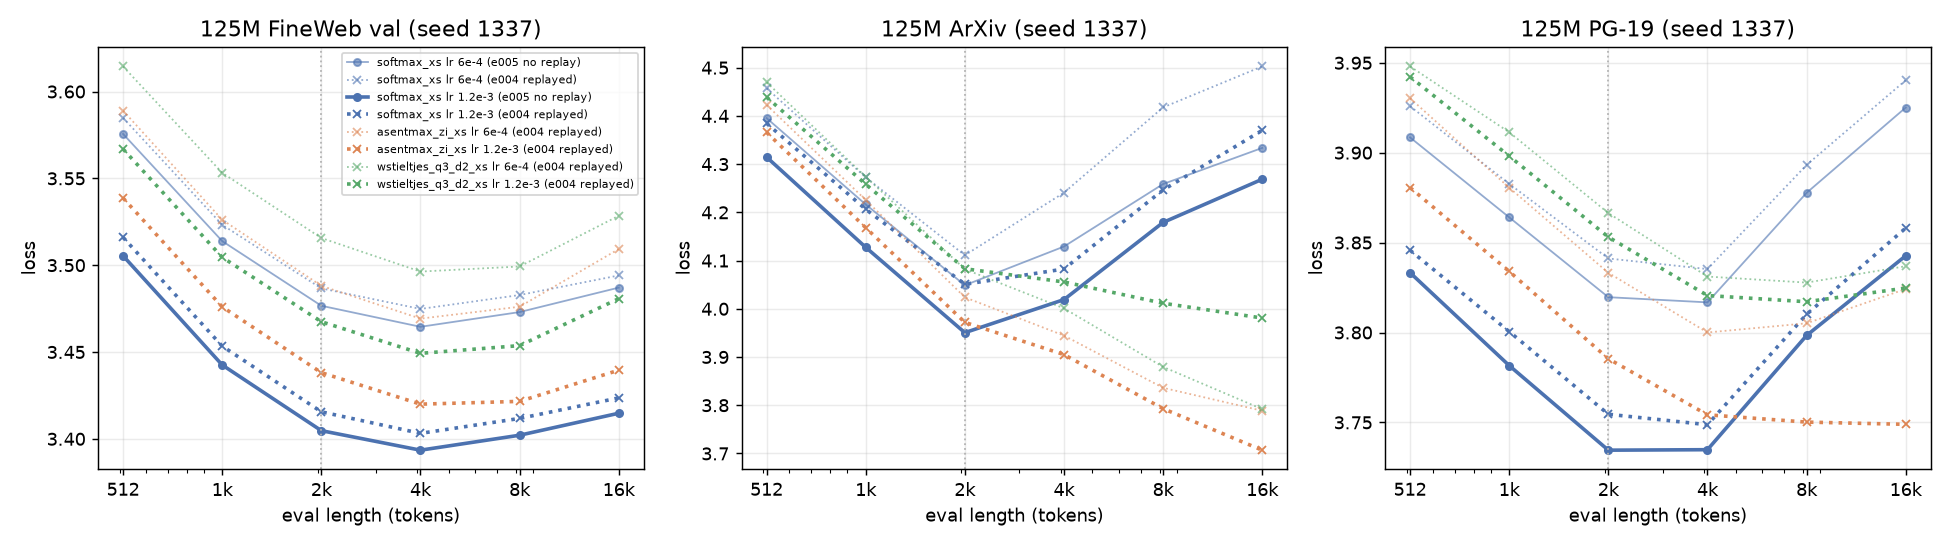

Here is the Python script that generated this plot:
"""e005: 125M loss vs eval length, RNG-fixed fineweb25B runs (125m_fw25_rng, solid) vs e004 replayed runs (125m_fw25, dotted). Reads local results/lm1012."""
import json, os, sys
import matplotlib; matplotlib.use("Agg")
import matplotlib.pyplot as plt

ROOT = os.path.join(os.path.dirname(__file__), "../../../../results/lm1012")
ROWS = ["softmax_xs", "asentmax_zi_xs", "wstieltjes_q3_d2_xs"]
COLOR = {"softmax_xs": "#4c72b0", "asentmax_zi_xs": "#dd8452", "wstieltjes_q3_d2_xs": "#55a868"}
LRS = ["6e-4", "1.2e-3"]
SETS = [("lengths_16k", "FineWeb val"), ("arxiv", "ArXiv"), ("pg19", "PG-19")]

fig, ax = plt.subplots(1, 3, figsize=(15, 4.2))
for a, (name, title) in zip(ax, SETS):
    for row in ROWS:
        for lr in LRS:
            for tag, ls, mk, lab in [("125m_fw25_rng", "-", "o", "e005 no replay"), ("125m_fw25", ":", "x", "e004 replayed")]:
                p = f"{ROOT}/{tag}/{row}/lr{lr}/{name}.json"
                if not os.path.exists(p):
                    continue
                L = json.load(open(p))["lengths"]
                xs = sorted(L, key=int)
                a.plot([int(x) for x in xs], [L[x]["val_loss"] for x in xs], ls=ls, marker=mk, ms=4,
                       lw=2 if lr == "1.2e-3" else 1, color=COLOR[row], alpha=1 if lr == "1.2e-3" else 0.6,
                       label=f"{row} lr {lr} ({lab})")
    a.axvline(2048, color="0.7", lw=1, ls=":")
    a.set(xscale="log", xlabel="eval length (tokens)", ylabel="loss", title=f"125M {title} (seed 1337)")
    a.set_xticks([512, 1024, 2048, 4096, 8192, 16384]); a.set_xticklabels(["512", "1k", "2k", "4k", "8k", "16k"])
    a.grid(alpha=0.25)
ax[0].legend(fontsize=6)
fig.tight_layout()
out = sys.argv[1] if len(sys.argv) > 1 else "e005_lengths.png"
fig.savefig(out, dpi=130); print("wrote", out)
